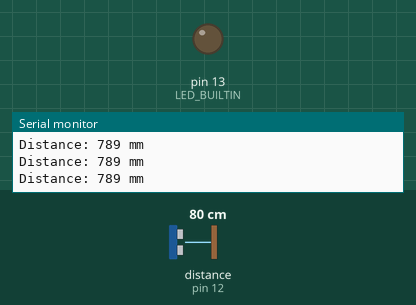
Simulated run of this sketch. Board: Arduino Uno, built with avr-gcc and run on an emulated ATmega328P. Shown: output pins drawn as LEDs (lit = HIGH), the last lines printed to the serial monitor. Wiring (inferred from the names in the program): ultrasonic range finder: trigger pin 10; echo pin 12. The inputs (shaded band) are chosen by the test bench; at power-on: distance to the obstacle (sensor on pin 12) 80 cm. The echo pulse lasts 58.3 µs per cm; pins used as bus, display or sensor lines are not drawn.

Above: at 1.3 s.
1.4 s: distance to the obstacle (sensor on pin 12) set to 17 cm
2.9 s: distance to the obstacle (sensor on pin 12) set to 13 cm
At 3.7 s:
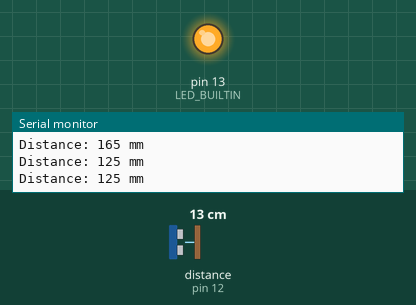
4.5 s: distance to the obstacle (sensor on pin 12) set to 18 cm
At 5.0 s:
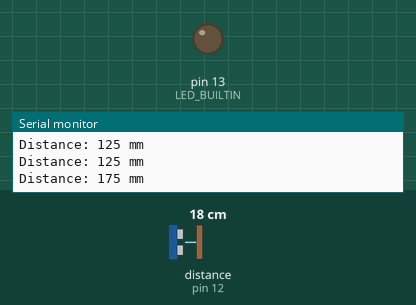
6.0 s: distance to the obstacle (sensor on pin 12) set to 2 cm
At 6.4 s:
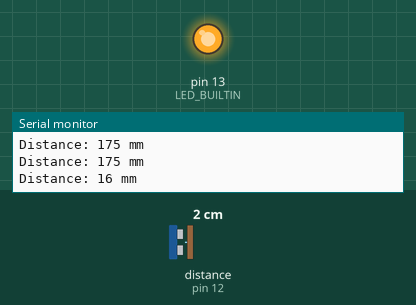
Timing chart, 0 to 8.5 s (numbered marks = the images above; inputs shaded):
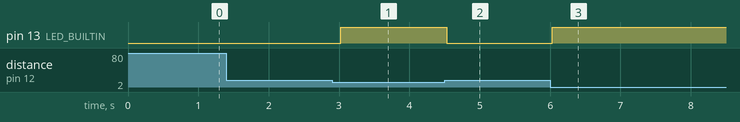

The sketch:

choeumpa.ino
```cpp
int trigPin = 10;
int echoPin = 12;

void setup() {
  Serial.begin(9600);
  pinMode(LED_BUILTIN, OUTPUT);
  pinMode(echoPin, INPUT);
  pinMode(trigPin, OUTPUT);
}

// the loop function runs over and over again forever
void loop() {
  long duration, distance;

  digitalWrite(trigPin, HIGH);
  delayMicroseconds(10);
  digitalWrite(trigPin, LOW);

  duration = pulseIn(echoPin, HIGH);
  distance = ((float)(340 * duration) / 1000) / 2;

  if (distance <= 150) {
    digitalWrite(LED_BUILTIN, HIGH);
  }
  else {
    digitalWrite(LED_BUILTIN, LOW);
  }

  Serial.print("Distance: ");
  Serial.print(distance);
  Serial.println(" mm");

  delay(500);
}
```

Measured:
- the behaviour switches between 16 and 15 cm on distance to the obstacle (sensor on pin 12) (found by bisection; images 0 and 1)
- after the input at 2.9 s, pin 13 (LED_BUILTIN): LOW → HIGH after 0.12 s
- after the input at 4.5 s, pin 13 (LED_BUILTIN): HIGH → LOW at once
- after the input at 6.0 s, pin 13 (LED_BUILTIN): LOW → HIGH at once
